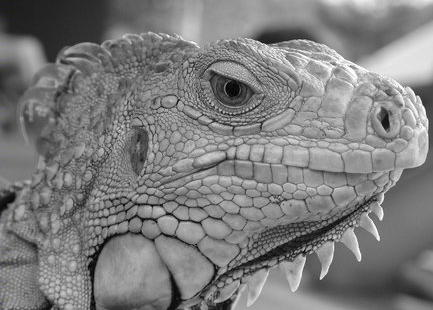
#> input picture Shape Extraction/iguana.png, 433 x 310 px
$ jupyter execute 'Canny Edge Detector.ipynb'   (shell and % lines are left out)
#> lines starting #> are read from the running program, lines starting #| are printed output that depends on the picture; after the words box and inside, x2 and y2 are one past the last pixel; in counts of white or black regions, pixels touching at a corner belong together
# Q5

This assignment covers Canny edge detector.

[cell 1]
# Setup
import numpy as np
import matplotlib.pyplot as plt
from time import time
from skimage import io
import functools

from __future__ import print_function

plt.rcParams['figure.figsize'] = (15.0, 12.0) # set default size of plots
plt.rcParams['image.interpolation'] = 'nearest'
plt.rcParams['image.cmap'] = 'gray'

# for auto-reloading extenrnal modules

## Part 1: Canny Edge Detector
In this part, you are going to implment Canny edge detector. The Canny edge detection algorithm can be broken down in to five steps:
1. Smoothing
2. Finding gradients
3. Non-maximum suppression
4. Double thresholding
5. Edge tracking by hysterisis

### 1.1 Smoothing
#### Implementation
We first smooth the input image by convolving it with a Gaussian kernel. The equation for a Gaussian kernel of size $(2k+1)\times(2k+1)$ is given by:

$$h_{ij}=\frac{1}{2\pi\sigma^2}\exp{\Bigl(-\frac{(i-k)^2+(j-k)^2}{2\sigma^2}\Bigr)}, 0\leq i,j < 2k+1$$

Implement **`conv`** and **`gaussian_kernel`**  and run the code below.

[cell 2]
def conv(image, kernel):
    """ An implementation of convolution filter.

    This function uses element-wise multiplication and np.sum()
    to efficiently compute weighted sum of neighborhood at each
    pixel.

    Args:
        image: numpy array of shape (Hi, Wi)
        kernel: numpy array of shape (Hk, Wk)

    Returns:
        out: numpy array of shape (Hi, Wi)
    """
    Hi, Wi = image.shape
    Hk, Wk = kernel.shape
    out = np.zeros((Hi, Wi))

    # For this assignment, we will use edge values to pad the images.
    # Zero padding will make derivatives at the image boundary very big,
    # whereas we want to ignore the edges at the boundary.
    pad_width0 = Hk // 2
    pad_width1 = Wk // 2
    pad_width = ((pad_width0,pad_width0),(pad_width1,pad_width1))
    padded = np.pad(image, pad_width, mode='edge')


    ### YOUR CODE HERE
    for i in range(Hi):
        for j in range(Wi):
            neighborhood = padded[i:i+Hk, j:j+Wk]
            out[i, j] = np.sum(neighborhood * kernel)
    ### END YOUR CODE

    return out

[cell 3]
def gaussian_kernel(size, sigma):
    """ Implementation of Gaussian Kernel.

    This function follows the gaussian filter_values formula,
    and creates a filter_values matrix.

    Hints:
    - Use np.pi and np.exp to compute pi and exp

    Args:
        size: int of the size of output matrix
        sigma: float of sigma to calculate filter_values

    Returns:
        filter_values: numpy array of shape (size, size)
    """

    filter_values = np.zeros((size, size))
    delta = (size-1) / 2

    ### YOUR CODE HERE
    x, y = np.meshgrid(np.arange(size), np.arange(size))

    # Compute the squared distance of each point from the center
    distance_squared = (x - delta)**2 + (y - delta)**2

    # Compute the Gaussian kernel values using the formula
    exponent = -distance_squared / (2 * sigma**2)
    filter_values = np.exp(exponent) / (2 * np.pi * sigma**2)
    ### END YOUR CODE

    return filter_values

[cell 4]
# Define 3x3 Gaussian kernel with std = 1
kernel = gaussian_kernel(3, 1)
kernel_test = np.array(
    [[ 0.05854983, 0.09653235, 0.05854983],
     [ 0.09653235, 0.15915494, 0.09653235],
     [ 0.05854983, 0.09653235, 0.05854983]]
)

# Test Gaussian kernel
if not np.allclose(kernel, kernel_test):
    print('Incorrect values! Please check your implementation.')

[cell 5]
# Test with different kernel_size and sigma
kernel_size = 3
sigma = 1.2

# Load image
img = io.imread('iguana.png', as_gray=True)
#> img: shape (310, 433) float64; min 0, max 1, mean 0.492

# Define 5x5 Gaussian kernel with std = sigma
kernel = gaussian_kernel(kernel_size, sigma)
# Convolve image with kernel to achieve smoothed effect
smoothed = conv(img, kernel)

plt.subplot(1,2,1)
plt.imshow(img)
plt.title('Original image')
plt.axis('off')

plt.subplot(1,2,2)
plt.imshow(smoothed)
plt.title('Smoothed image')
plt.axis('off')

plt.show()

### 1.2 Finding gradients

1.   List item
2.   List item

The gradient of a 2D scalar function $I:\mathbb{R}^2\rightarrow{\mathbb{R}}$ in Cartesian coordinate is defined by:

$$\nabla{I(x,y)}=\bigl[\frac{\partial{I}}{\partial{x}},\frac{\partial{I}}{\partial{y}}\bigr],$$

where

$$
\frac{\partial{I(x,y)}}{\partial{x}}=\lim_{\Delta{x}\to{0}}\frac{I(x+\Delta{x},y)-I(x,y)}{\Delta{x}} \\
\frac{\partial{I(x,y)}}{\partial{y}}=\lim_{\Delta{y}\to{0}}\frac{I(x,y+\Delta{y})-I(x,y)}{\Delta{y}}.
$$

In case of images, we can approximate the partial derivatives by taking differences at one pixel intervals:

$$
\frac{\partial{I(x,y)}}{\partial{x}}\approx{\frac{I(x+1,y)-I(x-1,y)}{2}} \\
\frac{\partial{I(x,y)}}{\partial{y}}\approx{\frac{I(x,y+1)-I(x,y-1)}{2}}
$$

Note that the partial derivatives can be computed by convolving the image $I$ with some appropriate kernels $D_x$ and $D_y$:

$$
\frac{\partial{I}}{\partial{x}}\approx{I*D_x}=G_x \\
\frac{\partial{I}}{\partial{y}}\approx{I*D_y}=G_y
$$

#### Implementation
Find the kernels $D_x$ and $D_y$ and implement **`partial_x`** and **`partial_y`** using `conv` defined earlier.

*-Hint: Remeber that convolution flips the kernel.*

[cell 6]
def partial_x(img):
    """ Computes partial x-derivative of input img.

    Hints:
        - You may use the conv function in defined in this file.

    Args:
        img: numpy array of shape (H, W)
    Returns:
        out: x-derivative image
    """

    out = None

    ### YOUR CODE HERE
    kernel = np.array([[0 , 0 , 0] , [-0.5 , 0 , 0.5] , [0 , 0 , 0]])
    out = conv(img , kernel)
    ### END YOUR CODE

    return out

[cell 7]
def partial_y(img):
    """ Computes partial y-derivative of input img.

    Hints:
        - You may use the conv function in defined in this file.

    Args:
        img: numpy array of shape (H, W)
    Returns:
        out: y-derivative image
    """

    out = None

    ### YOUR CODE HERE
    kernel = np.array([[0 , -0.5 , 0] , [0 , 0 , 0] , [0 , 0.5 , 0]])
    out = conv(img , kernel)
    ### END YOUR CODE

    return out

[cell 8]
# Test input
I = np.array(
    [[0, 0, 0],
     [0, 1, 0],
     [0, 0, 0]]
)

# Expected outputs
I_x_test = np.array(
    [[ 0, 0, 0],
     [ 0.5, 0, -0.5],
     [ 0, 0, 0]]
)

I_y_test = np.array(
    [[ 0, 0.5, 0],
     [ 0, 0, 0],
     [ 0, -0.5, 0]]
)

# Compute partial derivatives
I_x = partial_x(I)
I_y = partial_y(I)

# Test correctness of partial_x and partial_y
if not np.all(I_x == I_x_test):
    print('partial_x incorrect')

if not np.all(I_y == I_y_test):
    print('partial_y incorrect')

[cell 9]
# Compute partial derivatives of smoothed image
Gx = partial_x(smoothed)
Gy = partial_y(smoothed)
#> after the loop in conv (call 5), `for i in range(Hi):`:
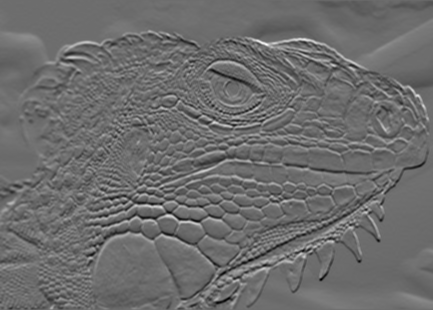
#> out: shape (310, 433) float64; min -0.122, max 0.162, mean -0.000137; drawn with min black and max white
img_Gx = partial_x(img)
#> after the loop in conv (call 6), `for i in range(Hi):`:
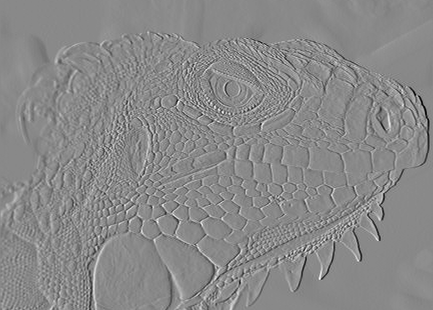
#> out: shape (310, 433) float64; min -0.386, max 0.331, mean 0.000233; drawn with min black and max white
img_Gy = partial_y(img)

plt.subplot(2,2,1)
plt.imshow(Gx)
plt.title('Derivative in x direction')
plt.axis('off')

plt.subplot(2,2,2)
plt.imshow(Gy)
plt.title('Derivative in y direction')
plt.axis('off')

plt.subplot(2,2,3)
plt.imshow(img_Gx)
plt.title('Original image - Derivative in x direction')
plt.axis('off')

plt.subplot(2,2,4)
plt.imshow(img_Gy)
plt.title('Original image - Derivative in y direction')
plt.axis('off')

plt.show()

#### Implementation
Now, we can compute the magnitude and direction of gradient with the two partial derivatives:

$$
G = \sqrt{G_{x}^{2}+G_{y}^{2}} \\
\Theta = arctan\bigl(\frac{G_{y}}{G_{x}}\bigr)
$$

Implement **`gradient`**  which takes in an image and outputs $G$ and $\Theta$.

*-Hint: Use np.arctan2 to compute $\Theta$.*

[cell 10]
def gradient(img):
    """ Returns gradient magnitude and direction of input img.

    Args:
        img: Grayscale image. Numpy array of shape (H, W)

    Returns:
        G: Magnitude of gradient at each pixel in img.
            Numpy array of shape (H, W)
        theta: Direction(in degrees, 0 <= theta < 360) of gradient
            at each pixel in img. Numpy array of shape (H, W)
    """
    G = np.zeros(img.shape)
    theta = np.zeros(img.shape)

    ### YOUR CODE HERE
    G = np.sqrt((partial_x(img)**2) + (partial_y(img)**2))
    theta = np.arctan2(partial_y(img) , partial_x(img))
    ### END YOUR CODE

    return G, theta

[cell 11]
G, theta = gradient(smoothed)

if not np.all(G >= 0):
    print('Magnitude of gradients should be non-negative.')

if not np.all((theta >= 0) * (theta <= 360)):
    print('Direction of gradients should be in range 0 <= theta < 360')

plt.imshow(G)
plt.title('Gradient magnitude')
plt.axis('off')
plt.show()

### 1.3 Non-maximum suppression
You should be able to note that the edges extracted from the gradient of the smoothed image is quite thick and blurry. The purpose of this step is to convert the "blurred" edges into "sharp" edges. Basically, this is done by preserving all local maxima in the gradient image and discarding everything else. The algorithm is for each pixel (x,y) in the gradient image:
1. Round the gradient direction $\Theta[y,x]$ to the nearest 45 degrees, corresponding to the use of an 8-connected neighbourhood.

2. Compare the edge strength of the current pixel with the edge strength of the pixel in the positive and negative gradient direction. For example, if the gradient direction is south (theta=90), compare with the pixels to the north and south.

3. If the edge strength of the current pixel is the largest; preserve the value of the edge strength. If not, suppress (i.e. remove) the value.

Implement **`non_maximum_suppression`**.

[cell 12]
def non_maximum_suppression(G, theta):
    """ Performs non-maximum suppression

    This function performs non-maximum suppression along the direction
    of gradient (theta) on the gradient magnitude image (G).

    Args:
        G: gradient magnitude image with shape of (H, W)
        theta: direction of gradients with shape of (H, W)

    Returns:
        out: non-maxima suppressed image
    """
    H, W = G.shape
    out = np.zeros((H, W))

    # Round the gradient direction to the nearest 45 degrees
    theta = np.floor((theta + 22.5) / 45) * 45

    ### BEGIN YOUR CODE
    for i in range(1 , H-1):
      for j in range(1 , W-1):

        if theta[i , j] == 0 or theta[i , j] == 180:
          n1  , n2 = G[i , j+1] , G[i , j-1]
        elif theta[i , j] == 45 or theta[i , j] == 225 :
          n1  , n2 = G[i+1 , j+1] , G[i-1 , j-1]
        elif theta[i , j] == 90 or theta[i , j] == 270 :
          n1  , n2 = G[i+1 , j] , G[i-1 , j]
        elif theta[i , j] == 135 or theta[i , j] == 315 :
          n1  , n2 = G[i-1 , j+1] , G[i+1 , j-1]

        if G[i , j] >= n1 and G[i , j] >= n2:
          out[i , j] = G[i , j]
        else:
          out[i , j] = 0
    ### END YOUR CODE

    return out

[cell 13]
# Test input
g = np.array(
    [[0.4, 0.5, 0.6],
     [0.3, 0.5, 0.7],
     [0.4, 0.5, 0.6]]
)

# Print out non-maximum suppressed output
# varying theta
for angle in range(0, 180, 45):
    print('Thetas:', angle)
    t = np.ones((3, 3)) * angle # Initialize theta
    print(non_maximum_suppression(g, t))

[cell 14]
nms = non_maximum_suppression(G, theta)
#> in non_maximum_suppression (call 5), `theta = np.floor((theta + 22.5) / 45) * 45`: theta: shape (310, 433) float64; every value is 0
plt.imshow(nms)
plt.title('Non-maximum suppressed')
plt.axis('off')
plt.show()

### 1.4 Double Thresholding

The edge-pixels remaining after the non-maximum suppression step are (still) marked with their strength pixel-by-pixel. Many of these will probably be true edges in the image, but some may be caused by noise or color variations, for instance, due to rough surfaces. The simplest way to discern between these would be to use a threshold, so that only edges stronger that a certain value would be preserved. The Canny edge detection algorithm uses double thresholding. Edge pixels stronger than the high threshold are marked as strong; edge pixels weaker than the low threshold are suppressed and edge pixels between the two thresholds are marked as weak.

Implement **`double_thresholding`**.

[cell 15]
def double_thresholding(img, high, low):
    """
    Args:
        img: numpy array of shape (H, W) representing NMS edge response
        high: high threshold(float) for strong edges
        low: low threshold(float) for weak edges

    Returns:
        strong_edges: Boolean array representing strong edges.
            Strong edeges are the pixels with the values above
            the higher threshold.
        weak_edges: Boolean array representing weak edges.
            Weak edges are the pixels with the values below the
            higher threshould and above the lower threshold.
    """
#> called with high = 0.03, low = 0.02

    strong_edges = np.zeros(img.shape , dtype=bool)
    weak_edges = np.zeros(img.shape , dtype=bool)

    ### YOUR CODE HERE
    strong_edges = img >= high
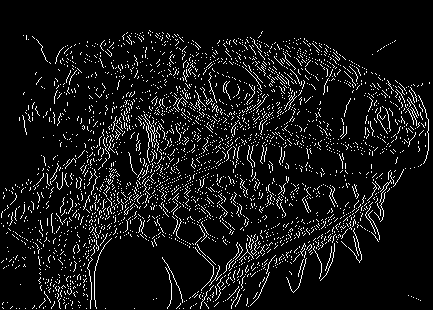
#> strong_edges: shape (310, 433) bool; 7.7% white in thin lines or dots, all inside (x1, y1, x2, y2) = (1, 30, 430, 309)
    weak_edges = (img >= low) & (img <= high)
#> weak_edges: shape (310, 433) bool; 3.4% white in thin lines or dots
    ### END YOUR CODE

    return strong_edges, weak_edges

[cell 16]
low_threshold = 0.02
high_threshold = 0.03

strong_edges, weak_edges = double_thresholding(nms, high_threshold, low_threshold)
assert(np.sum(strong_edges & weak_edges) == 0)

edges=strong_edges * 1.0 + weak_edges * 0.5

plt.subplot(1,2,1)
plt.imshow(strong_edges)
plt.title('Strong Edges')
plt.axis('off')

plt.subplot(1,2,2)
plt.imshow(edges)
plt.title('Strong+Weak Edges')
plt.axis('off')

plt.show()

### 1.5 Edge tracking

Strong edges are interpreted as “certain edges”, and can immediately be included in the final edge image. Weak edges are included if and only if they are connected to strong edges. The logic is of course that noise and other small variations are unlikely to result in a strong edge (with proper adjustment of the threshold levels). Thus strong edges will (almost) only be due to true edges in the original image. The weak edges can either be due to true edges or noise/color variations. The latter type will probably be distributed in dependently of edges on the entire image, and thus only a small amount will be located adjacent to strong edges. Weak edges due to true edges are much more likely to be connected directly to strong edges.

Implement **`link_edges`**.

[cell 17]
def get_neighbors(y, x, H, W):
    """ Return indices of valid neighbors of (y, x)

    Return indices of all the valid neighbors of (y, x) in an array of
    shape (H, W). An index (i, j) of a valid neighbor should satisfy
    the following:
        1. i >= 0 and i < H
        2. j >= 0 and j < W
        3. (i, j) != (y, x)

    Args:
        y, x: location of the pixel
        H, W: size of the image
    Returns:
        neighbors: list of indices of neighboring pixels [(i, j)]
    """
    neighbors = []

    ### YOUR CODE HERE
    locations = [(-1 , 0) , (1 , 0) , (0  , 1) , (0 , -1) , (1 , 1) , (-1 , -1) , (1 , -1) , (-1 , 1)]
    for di , dj in locations :
      i , j = y + di , x + dj
      if 0 <= i < H and 0 <= j < W:
        neighbors.append((i , j))
    ### END YOUR CODE

    return neighbors

[cell 18]
from collections import deque
def link_edges(strong_edges, weak_edges):
    """ Find weak edges connected to strong edges and link them.

    Iterate over each pixel in strong_edges and perform breadth first
    search across the connected pixels in weak_edges to link them.
    Here we consider a pixel (a, b) is connected to a pixel (c, d)
    if (a, b) is one of the eight neighboring pixels of (c, d).

    Args:
        strong_edges: binary image of shape (H, W)
        weak_edges: binary image of shape (H, W)
    Returns:
        edges: numpy array of shape(H, W)
    """

    H, W = strong_edges.shape
    indices = np.stack(np.nonzero(strong_edges)).T
    edges = np.zeros((H, W))
    ### YOUR CODE HERE
    indices = deque(indices)
    while indices:
      x , y = indices.popleft()
      edges[x , y] = 1
      for neighbor in get_neighbors(x , y , H , W):
        if weak_edges[neighbor[0] , neighbor[1]] and not edges[neighbor[0] , neighbor[1]]:
          indices.append((neighbor[0] , neighbor[1]))

    ### END YOUR CODE

    return edges

[cell 19]
test_strong = np.array(
    [[1, 0, 0, 0],
     [0, 0, 0, 0],
     [0, 0, 0, 0],
     [0, 0, 0, 1]]
)

test_weak = np.array(
    [[0, 0, 0, 1],
     [0, 1, 0, 0],
     [1, 0, 0, 0],
     [0, 0, 1, 0]]
)

test_linked = link_edges(test_strong, test_weak)

plt.subplot(1, 3, 1)
plt.imshow(test_strong)
plt.title('Strong edges')

plt.subplot(1, 3, 2)
plt.imshow(test_weak)
plt.title('Weak edges')

plt.subplot(1, 3, 3)
plt.imshow(test_linked)
plt.title('Linked edges')
plt.show()
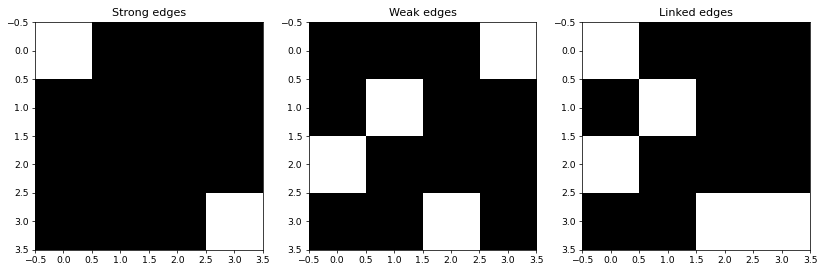
#> figure drawn by matplotlib, 3 panels

[cell 20]
edges = link_edges(strong_edges, weak_edges)
#> the loop in link_edges (call 2), `while indices:` made 13648 passes
#> (x, y) on passes 1 to 3: (30, 149), (31, 150), (31, 262)
#> after the loop in link_edges (call 2), `while indices:`: edges: shape (310, 433) float64; values 0 (black) and 1 (white), 9.8% white in thin lines or dots, all inside (x1, y1, x2, y2) = (1, 30, 431, 309)

plt.imshow(edges)
plt.axis('off')
plt.show()

### 1.6 Canny edge detector
Implement **`canny`** using the functions you have implemented so far. Test edge detector with different parameters.

[cell 21]
def canny(img, kernel_size=5, sigma=1.4, high=20, low=15):
    """ Implement canny edge detector by calling functions above.

    Args:
        img: binary image of shape (H, W)
        kernel_size: int of size for kernel matrix
        sigma: float for calculating kernel
        high: high threshold for strong edges
        low: low threashold for weak edges
    Returns:
        edge: numpy array of shape(H, W)
    """
    ### YOUR CODE HERE
    kernel = gaussian_kernel(kernel_size, sigma)
    smoothed = conv(img, kernel)
#> after the loop in conv (call 12), `for i in range(Hi):`:
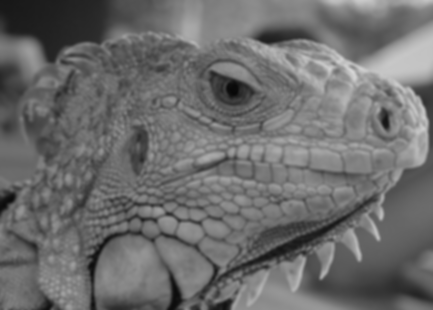
#> out: shape (310, 433) float64; min 0.0326, max 0.836, mean 0.427
    G, theta = gradient(smoothed)
#> in gradient (call 2), `G = np.sqrt((partial_x(img)**2) + (partial_y(img)**2))`:
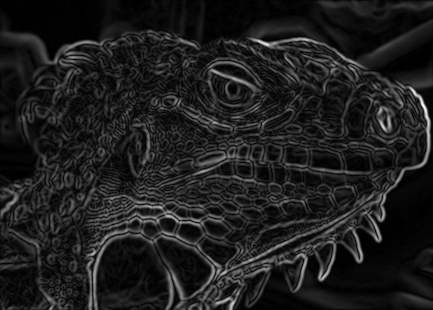
#> G: shape (310, 433) float64; min 0, max 0.171, mean 0.0204; drawn with min black and max white
#> in gradient (call 2), `theta = np.arctan2(partial_y(img) , partial_x(img))`:
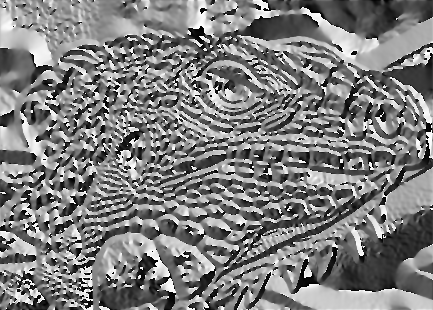
#> theta: shape (310, 433) float64; min -3.14, max 3.14, mean -0.0234; drawn with min black and max white
    nms = non_maximum_suppression(G, theta)
#> after the loop in non_maximum_suppression (call 6), `for i in range(1 , H-1):`:
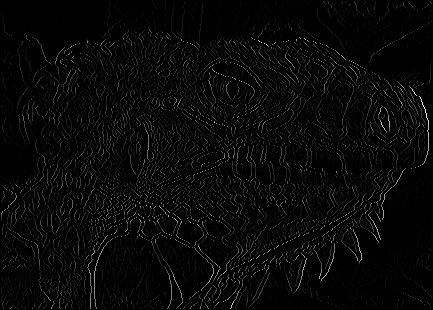
#> out: shape (310, 433) float64; min 0, max 0.171, mean 0.00433; drawn with min black and max white
    strong_edges, weak_edges = double_thresholding(nms, high, low)
#> call 2 of double_thresholding, with high = 0.03, low = 0.02
#> in double_thresholding (call 2), `strong_edges = img >= high`: strong_edges: shape (310, 433) bool; 5.9% white in thin lines or dots
#> in double_thresholding (call 2), `weak_edges = (img >= low) & (img <= high)`:
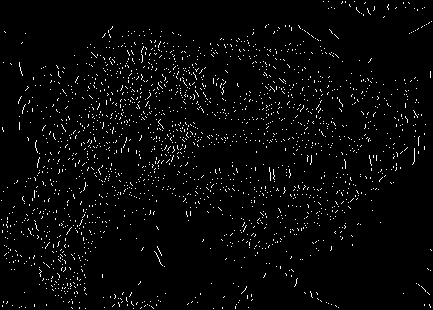
#> weak_edges: shape (310, 433) bool; 2.9% white in thin lines or dots
    edge = link_edges(strong_edges , weak_edges)
#> in link_edges (call 3), `indices = np.stack(np.nonzero(strong_edges)).T`: indices = 7908 pairs, first value 1 to 308, second value 1 to 431
#> the loop in link_edges (call 3), `while indices:` made 10361 passes
#> (x, y) on passes 1 to 3: (1, 430), (2, 324), (2, 328)
#> after the loop in link_edges (call 3), `while indices:`:
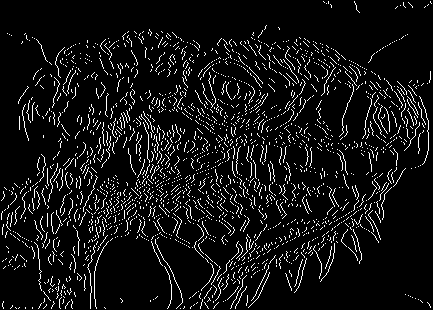
#> edges: shape (310, 433) float64; values 0 (black) and 1 (white), 7.5% white in thin lines or dots
    ### END YOUR CODE

    return edge

[cell 22]
# Load image
img = io.imread('iguana.png', as_gray=True)

# Run Canny edge detector
edges = canny(img, kernel_size=5, sigma=1.4, high=0.03, low=0.02)
print (edges.shape)
#| (310, 433)
